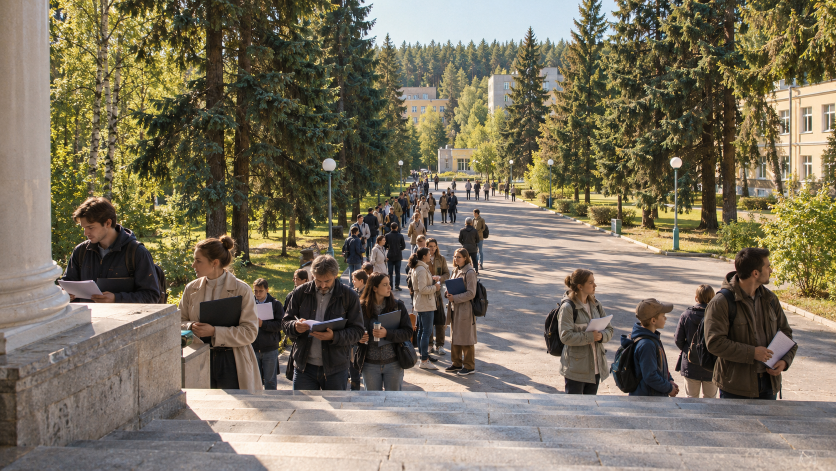
#> input picture assets/gen/s7b_gpt_a_0.png, 1672 x 941 px (shown at 1/2 size)
$ python _s7b_map2.py
#> lines starting #> are read from the running program, lines starting #| are printed output that depends on the picture
import numpy as np
from PIL import Image

im = Image.open('assets/gen/s7b_gpt_a_0.png').convert('RGB')
#> im is the input picture: PIL image 1672x941 RGB; mean R, G, B 121.8, 113, 94.4
W, H = im.size
#> W = 1672; H = 941
a = np.asarray(im).astype(np.float32)
r, g, b = a[:, :, 0], a[:, :, 1], a[:, :, 2]
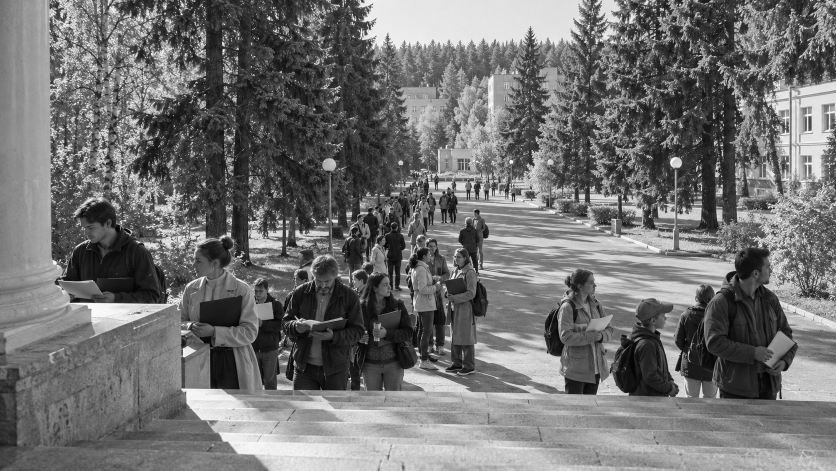
#> g: shape (941, 1672) float32 (shown at 1/2 size); min 0, max 255, mean 113
mx = a.max(2); mn = a.min(2)
#> after `mx = a.max(2)`:
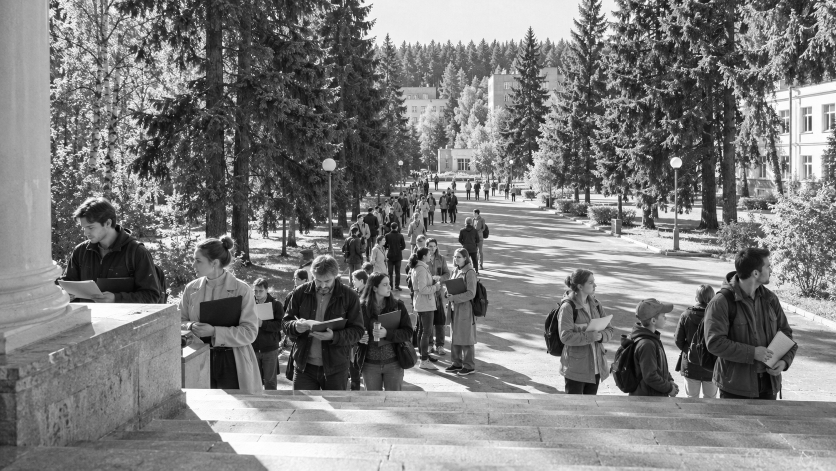
#> mx: shape (941, 1672) float32 (shown at 1/2 size); min 0, max 255, mean 124.2
#> after `mn = a.min(2)`:
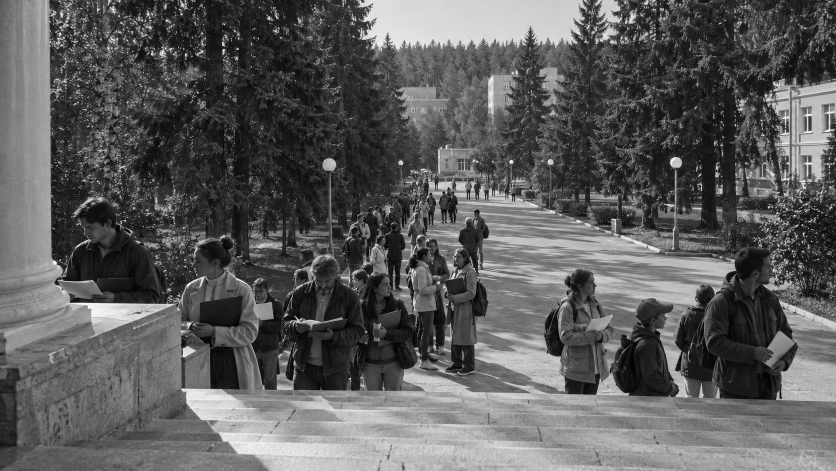
#> mn: shape (941, 1672) float32 (shown at 1/2 size); min 0, max 255, mean 92.4
lum = a.mean(2)
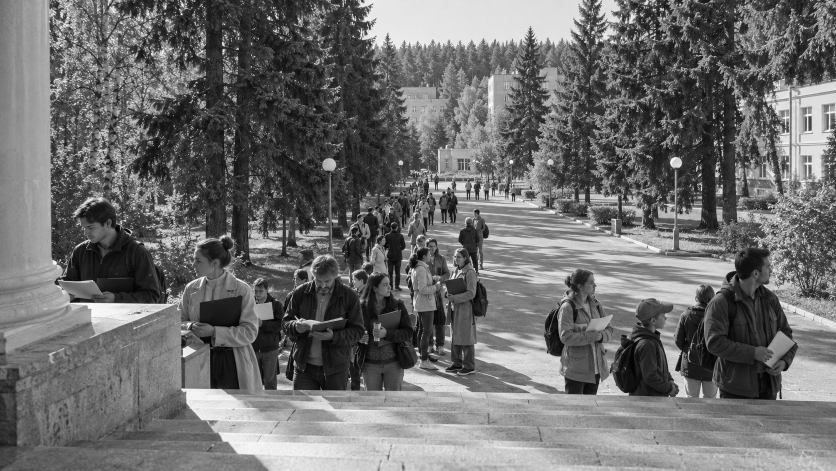
#> lum: shape (941, 1672) float32 (shown at 1/2 size); min 0, max 255, mean 109.8
sat = np.where(mx > 0, (mx - mn) / np.maximum(mx, 1), 0)
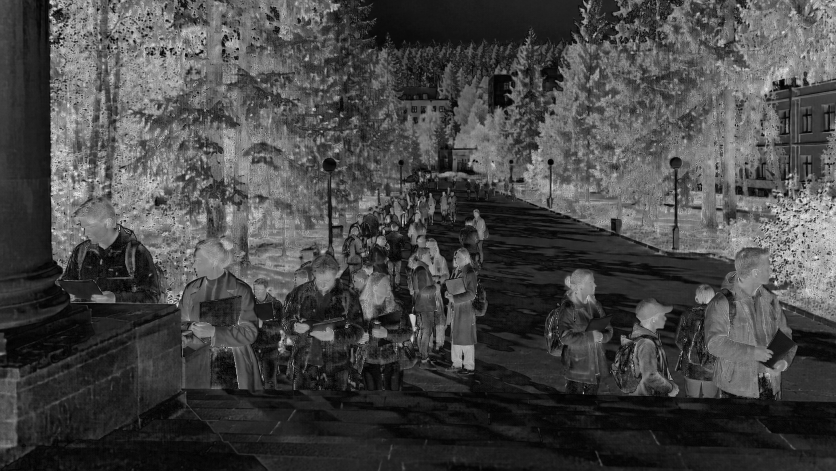
#> sat: shape (941, 1672) float32 (shown at 1/2 size); min 0, max 1, mean 0.277

def hue():
    d = np.maximum(mx - mn, 1e-6)
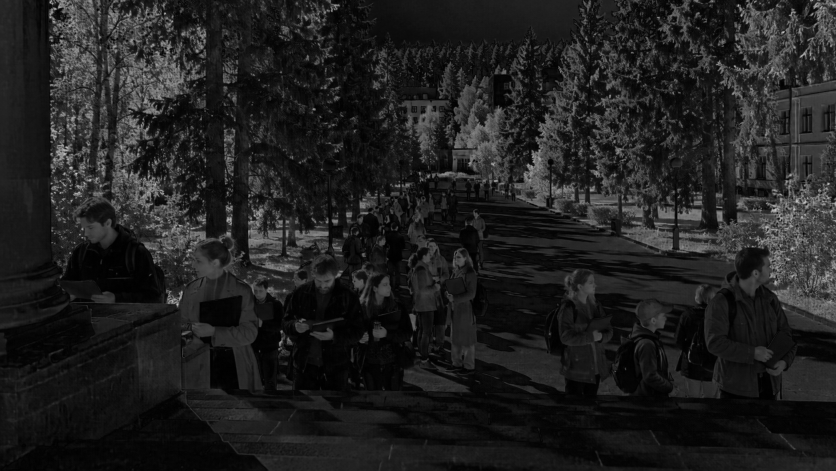
#> d: shape (941, 1672) float32 (shown at 1/2 size); min 1e-06, max 221, mean 31.8
    h = np.where(mx == r, ((g - b) / d) % 6,
                 np.where(mx == g, (b - r) / d + 2, (r - g) / d + 4)) * 60
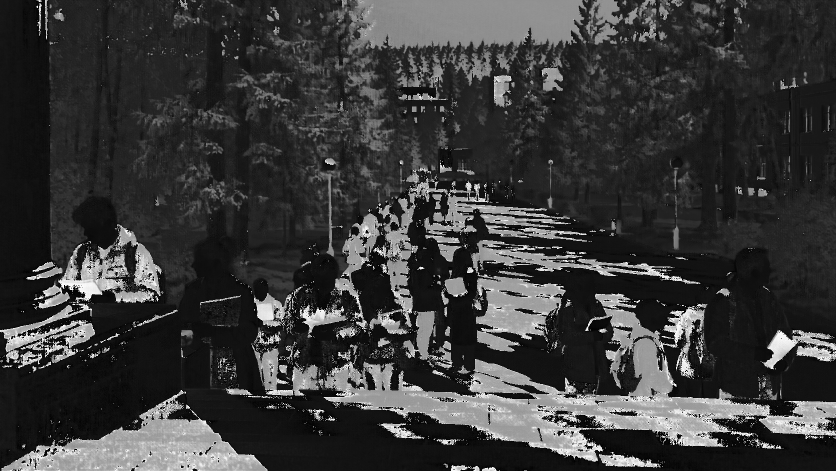
#> h: shape (941, 1672) float32 (shown at 1/2 size); min 0, max 358.8, mean 81.4; drawn with min black and max white
    return h
hu = hue()

GW, GH = 48, 27
rows = []
for j in range(GH):
    line = ''
    for i in range(GW):
        sl = (slice(int(j*H/GH), int((j+1)*H/GH)), slice(int(i*W/GW), int((i+1)*W/GW)))
        L = lum[sl].mean(); S = sat[sl].mean(); HU = hu[sl].mean(); M = mx[sl].mean()
        if L < 55:
            c = '@'            # очень тёмно
        elif S < 0.13:
            c = '#' if L > 175 else ('=' if L > 120 else '-')   # нейтральное/камень
        elif HU < 22 or HU > 335:
            c = 'r'            # красное/кожа
        elif HU < 45:
            c = 'o'            # оранжевое/дерево/кожа-тёплое
        elif HU < 70:
            c = 'y'            # жёлтое/песок
        elif HU < 160:
            c = 'g'            # зелень
        elif HU < 260:
            c = 'c'            # голубое/небо
        else:
            c = 'v'
        line += c
    rows.append(line)
#> after the loop, rows = 27 items

print('   ' + ''.join(str((i // 10) % 10) for i in range(GW)))
print('   ' + ''.join(str(i % 10) for i in range(GW)))
for j, row in enumerate(rows):
    print('%2d %s  y=%4d' % (j, row, int(j*H/GH)))
#> this loop made 27 passes
#|  0 or=gyyyyyygy@y@y@yygg##########ccgcggggygygyyyyy  y=   0
#|  1 or=yyyyyyy@y@y@gyyygg############gggggyy@@yyoyyy  y=  34
#|  2 oooyyyyyyyyyyy@@@gyyg=#####ggggggggggggyy@yyoyyy  y=  69
#|  3 oooyyyyyyyyyoyo@@@ygggygggggggggyygyyyyyyygyoyyy  y= 104
#|  4 oooyyyoyyyyyoy@@y@gy@gygggggggg=gygyyyygyyyyyyyo  y= 139
#|  5 oooyyyoyyyyo@y@@y@gy@gyygyyy#ggyyyyyyyy@@@yyoooo  y= 174
#|  6 oooyyyoyyg@yg@@@@@@g@gyyyyyyyyyyyyyyy@yy@@oooooo  y= 209
#|  7 oooyyyoyy@y@@yoy@@@g@@gyyyyyyyyoyyyyyyy@@@oooooo  y= 243
#> (further printed lines are left out)
print('\n#/= нейтральный камень, = светлее, @ тень, g зелень, c небо, o/r кожа-тёплое, y песок')
print('cell = %.1f x %.1f px' % (W/GW, H/GH))
#| cell = 34.8 x 34.9 px

$ run again, with assets/gen/bg_reception_vn_0.png copied over assets/gen/s7b_gpt_a_0.png
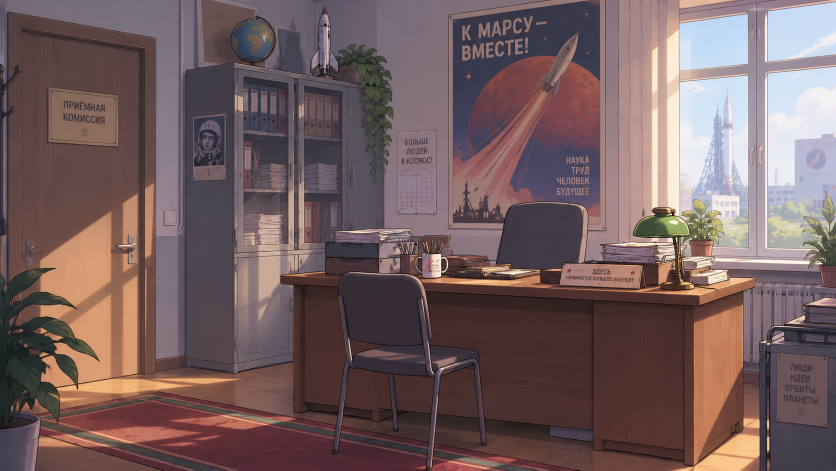
#> input picture assets/gen/bg_reception_vn_0.png, 1672 x 941 px (shown at 1/2 size)
#> im is the input picture: PIL image 1672x941 RGB; mean R, G, B 116.3, 94.6, 95.4
#> in hue, `d = np.maximum(mx - mn, 1e-6)`:
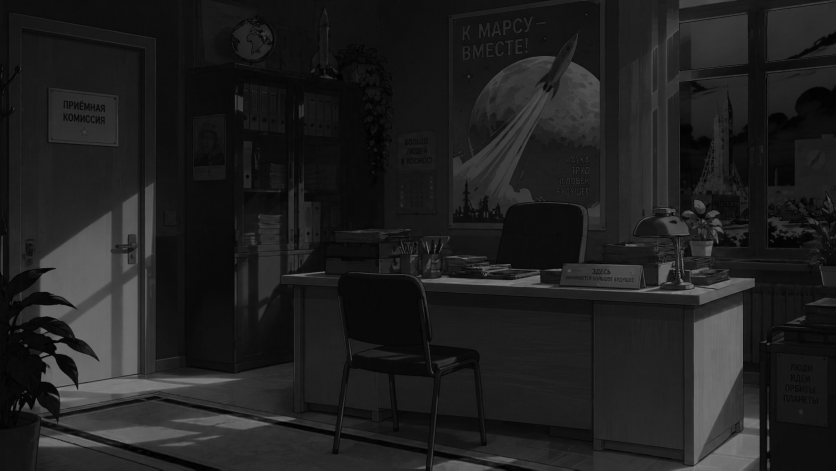
#> d: shape (941, 1672) float32 (shown at 1/2 size); min 1e-06, max 133, mean 31.2
#> in hue, `h = np.where(mx == r, ((g - b) / d) % 6, np.where(mx == g, (b - r) / d..`:
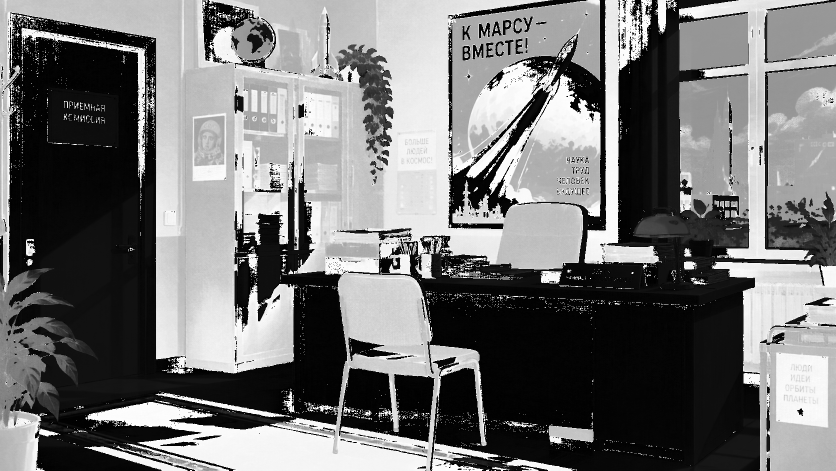
#> h: shape (941, 1672) float32 (shown at 1/2 size); min 0, max 359.4, mean 163.8; drawn with min black and max white
#> after the loop `for j in range(GH):`: rows = 27 items
#> the loop `for j, row in enumerate(rows):` made 27 passes
#|  0 vv--------vcgcc-vvvvvv----vccccccccvccgcccvvcccc  y=   0
#|  1 cggggcc----cggccvvcvvv---vcccccccccvvggcccc=cccc  y=  34
#|  2 cgggggggg=-cvcgccvvv-v--vvcccccccccvvyocccc=ccc#  y=  69
#|  3 coorrrrog=-vcvcccvvcgg-vvcccccgggccvgrocccc=###c  y= 104
#|  4 corrrrroc=vvv-vv--cvcgcvvvcccrvcgogcrrogccc=cccc  y= 139
#> (further printed lines are left out)
#| cell = 34.8 x 34.9 px

$ run again, with assets/gen/kate_reception_0.png copied over assets/gen/s7b_gpt_a_0.png
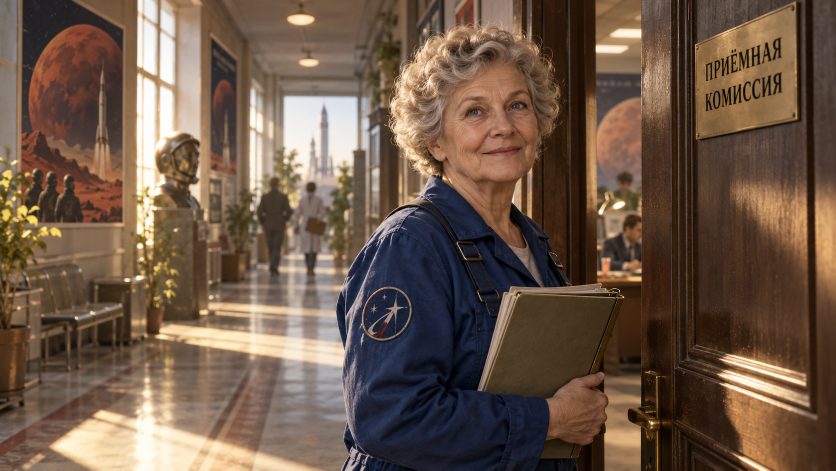
#> input picture assets/gen/kate_reception_0.png, 1672 x 941 px (shown at 1/2 size)
#> im is the input picture: PIL image 1672x941 RGB; mean R, G, B 109.7, 88.4, 72.3
#> in hue, `d = np.maximum(mx - mn, 1e-6)`:
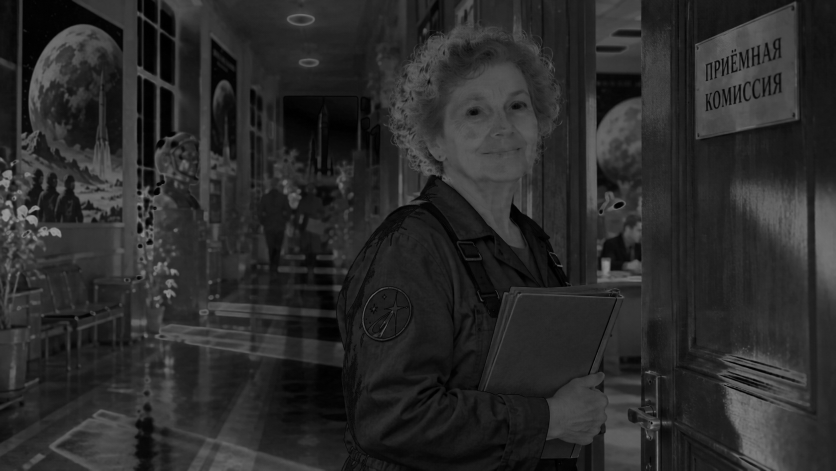
#> d: shape (941, 1672) float32 (shown at 1/2 size); min 1e-06, max 158, mean 42.7
#> in hue, `h = np.where(mx == r, ((g - b) / d) % 6, np.where(mx == g, (b - r) / d..`:
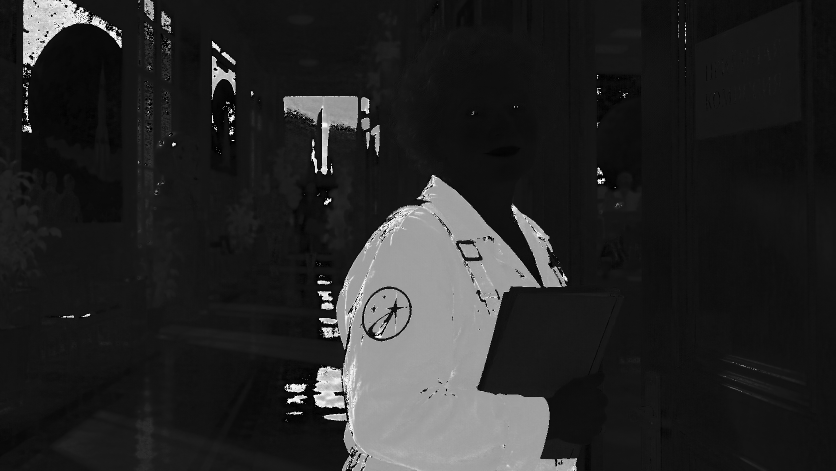
#> h: shape (941, 1672) float32 (shown at 1/2 size); min 0, max 359.1, mean 54.8; drawn with min black and max white
#> after the loop `for j in range(GH):`: rows = 27 items
#> the loop `for j, row in enumerate(rows):` made 27 passes
#|  0 -c@@@ooo#ooooooooooooooooorrro@@@@oooro@rrrroo@r  y=   0
#|  1 -c@@gggo##oooooooooooooooooooo@@@@oooro@rroooo@r  y=  34
#|  2 -c@orrgo##ooyoooooooooooooooooo@@@ooooo@oooooo@r  y=  69
#|  3 ogyrrrro##oogyoooooooooooooooooo@@ooooo@oooooo@r  y= 104
#|  4 oorrrr@ooooocgooooooooooooorrooo@@rrooo@oooooo@r  y= 139
#> (further printed lines are left out)
#| cell = 34.8 x 34.9 px
